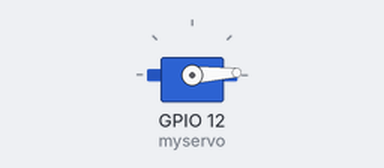
Simulated run of this sketch. Board: ESP32. Parts: servo.

Above: at 0.05 s.
At 1.3 s:
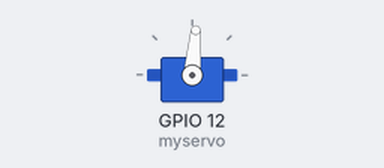
At 2.6 s:
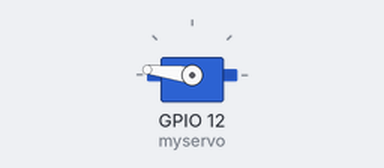
At 5.2 s:
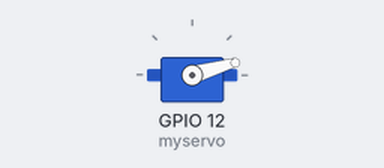
Timing chart, 0 to 7.1 s (numbered marks = the images above):
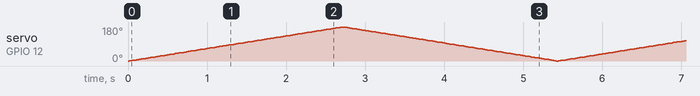

The sketch:

servo.ino
```cpp
#include <ESP32Servo.h>

Servo myservo;  // crea un objeto servo
int pos = 0;    // variable para almacenar la posición del servo

void setup() {
  myservo.attach(12);  // conecta el servo al pin GPIO 13
}

void moverServo(Servo servo, int posicion) {
  servo.write(posicion);
  delay(15);  // espera 15ms para que el servo alcance la posición
}

void loop() {
  for (pos = 0; pos <= 180; pos += 1) { // va de 0 grados a 180 grados
    // en pasos de 1 grado
    myservo.write(pos);              // le dice al servo que vaya a la posición en variable 'pos'
    delay(15);                       // espera 15ms para que el servo alcance la posición
  }
  for (pos = 180; pos >= 0; pos -= 1) { // va de 180 grados a 0 grados
    myservo.write(pos);              // le dice al servo que vaya a la posición en variable 'pos'
    delay(15);                       // espera 15ms para que el servo alcance la posición
  }
}
```
